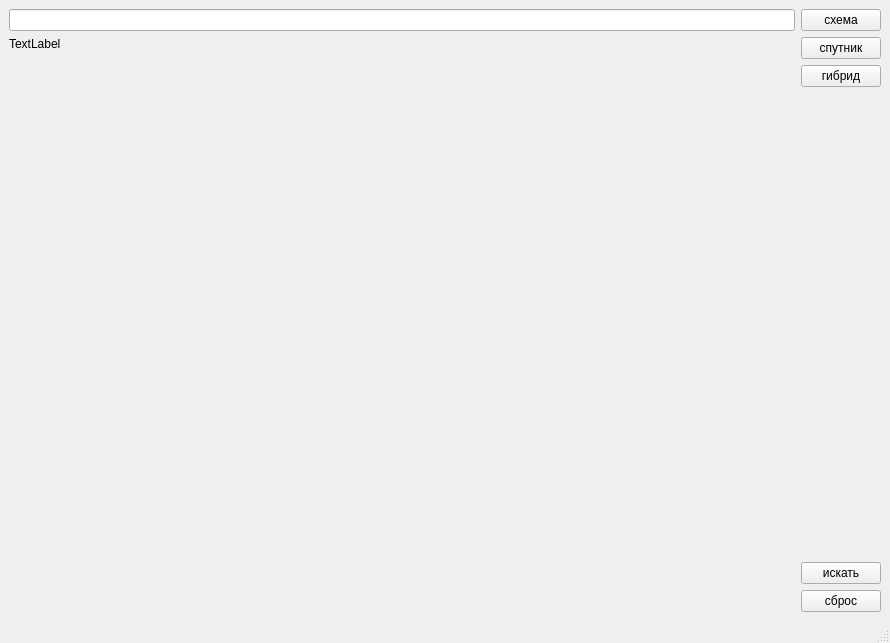
<?xml version="1.0" encoding="UTF-8"?>
<ui version="4.0">
 <class>MainWindow</class>
 <widget class="QMainWindow" name="MainWindow">
  <property name="geometry">
   <rect>
    <x>0</x>
    <y>0</y>
    <width>890</width>
    <height>643</height>
   </rect>
  </property>
  <property name="windowTitle">
   <string>MainWindow</string>
  </property>
  <widget class="QWidget" name="centralwidget">
   <layout class="QHBoxLayout" name="horizontalLayout">
    <item>
     <layout class="QVBoxLayout" name="verticalLayout">
      <item>
       <widget class="QLineEdit" name="coord_edit"/>
      </item>
      <item>
       <widget class="QLabel" name="map">
        <property name="text">
         <string>TextLabel</string>
        </property>
       </widget>
      </item>
      <item>
       <spacer name="verticalSpacer">
        <property name="orientation">
         <enum>Qt::Vertical</enum>
        </property>
        <property name="sizeHint" stdset="0">
         <size>
          <width>20</width>
          <height>40</height>
         </size>
        </property>
       </spacer>
      </item>
      <item>
       <widget class="QLabel" name="result_coord_lbl">
        <property name="text">
         <string/>
        </property>
       </widget>
      </item>
     </layout>
    </item>
    <item>
     <layout class="QVBoxLayout" name="verticalLayout_2">
      <item>
       <widget class="QPushButton" name="sheme_btn">
        <property name="text">
         <string>схема</string>
        </property>
       </widget>
      </item>
      <item>
       <widget class="QPushButton" name="sputnik_btn">
        <property name="text">
         <string>спутник</string>
        </property>
       </widget>
      </item>
      <item>
       <widget class="QPushButton" name="gibrid_btn">
        <property name="text">
         <string>гибрид</string>
        </property>
       </widget>
      </item>
      <item>
       <spacer name="verticalSpacer_2">
        <property name="orientation">
         <enum>Qt::Vertical</enum>
        </property>
        <property name="sizeHint" stdset="0">
         <size>
          <width>20</width>
          <height>40</height>
         </size>
        </property>
       </spacer>
      </item>
      <item>
       <widget class="QPushButton" name="search_btn">
        <property name="text">
         <string>искать</string>
        </property>
       </widget>
      </item>
      <item>
       <widget class="QPushButton" name="sbros_btn">
        <property name="text">
         <string>сброс</string>
        </property>
       </widget>
      </item>
     </layout>
    </item>
   </layout>
  </widget>
  <widget class="QMenuBar" name="menubar">
   <property name="geometry">
    <rect>
     <x>0</x>
     <y>0</y>
     <width>890</width>
     <height>20</height>
    </rect>
   </property>
  </widget>
  <widget class="QStatusBar" name="statusbar"/>
 </widget>
 <resources/>
 <connections/>
</ui>
